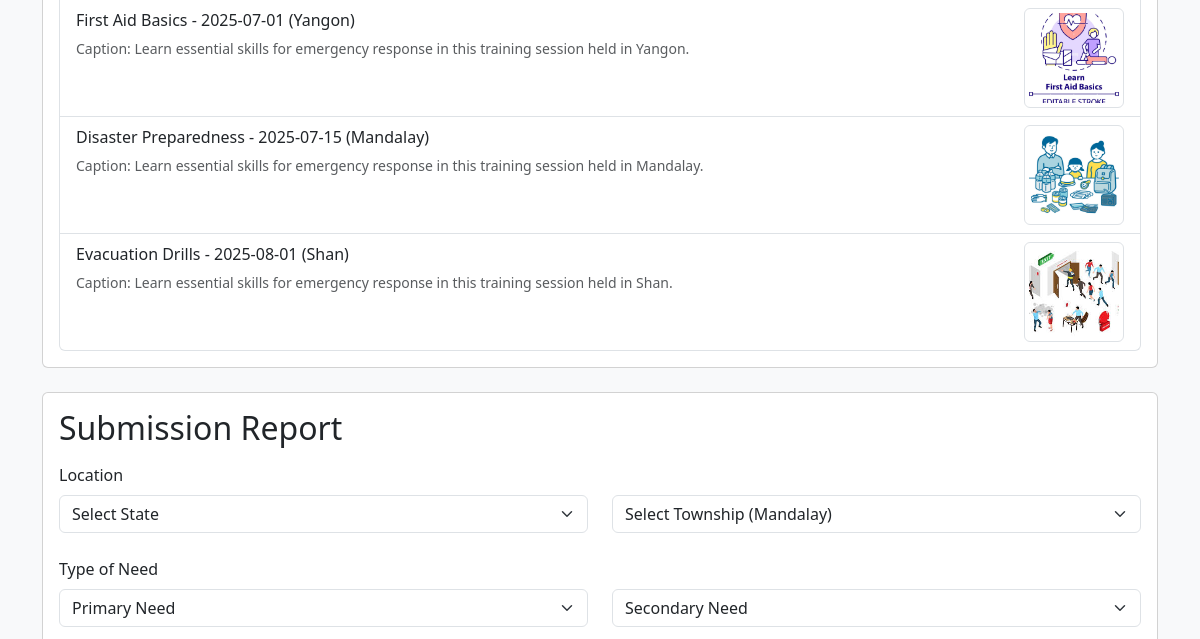
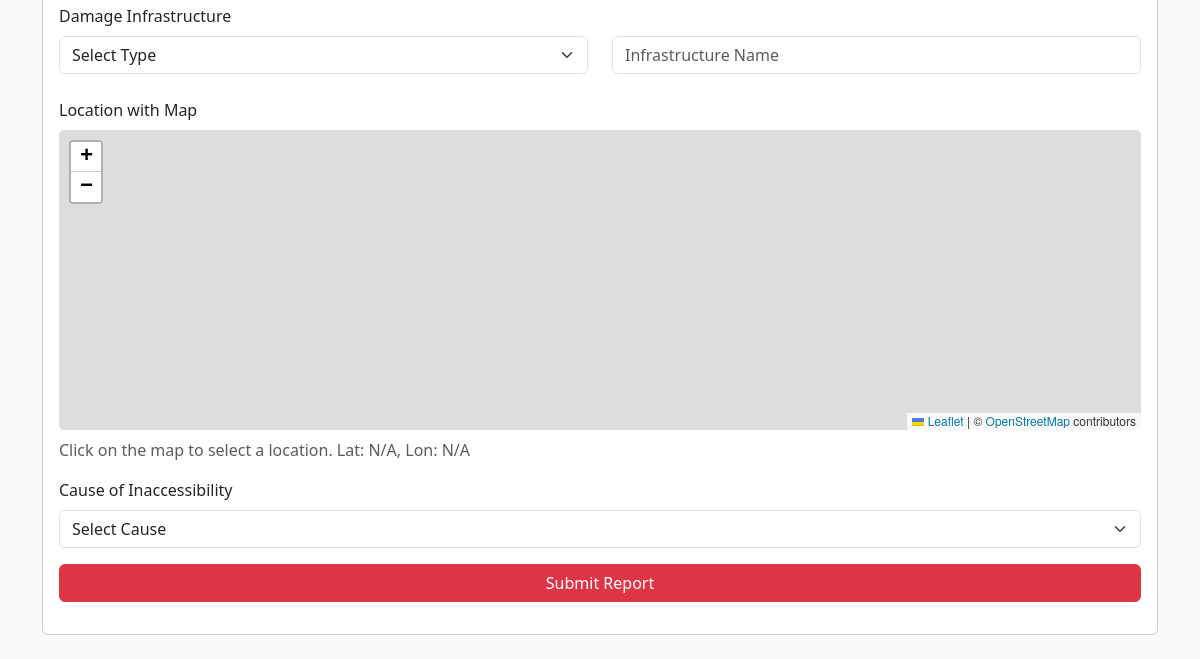
/member_dashboard (signed in, lower part), run on an earlier commit of the app's database (2 pictures, top to bottom).
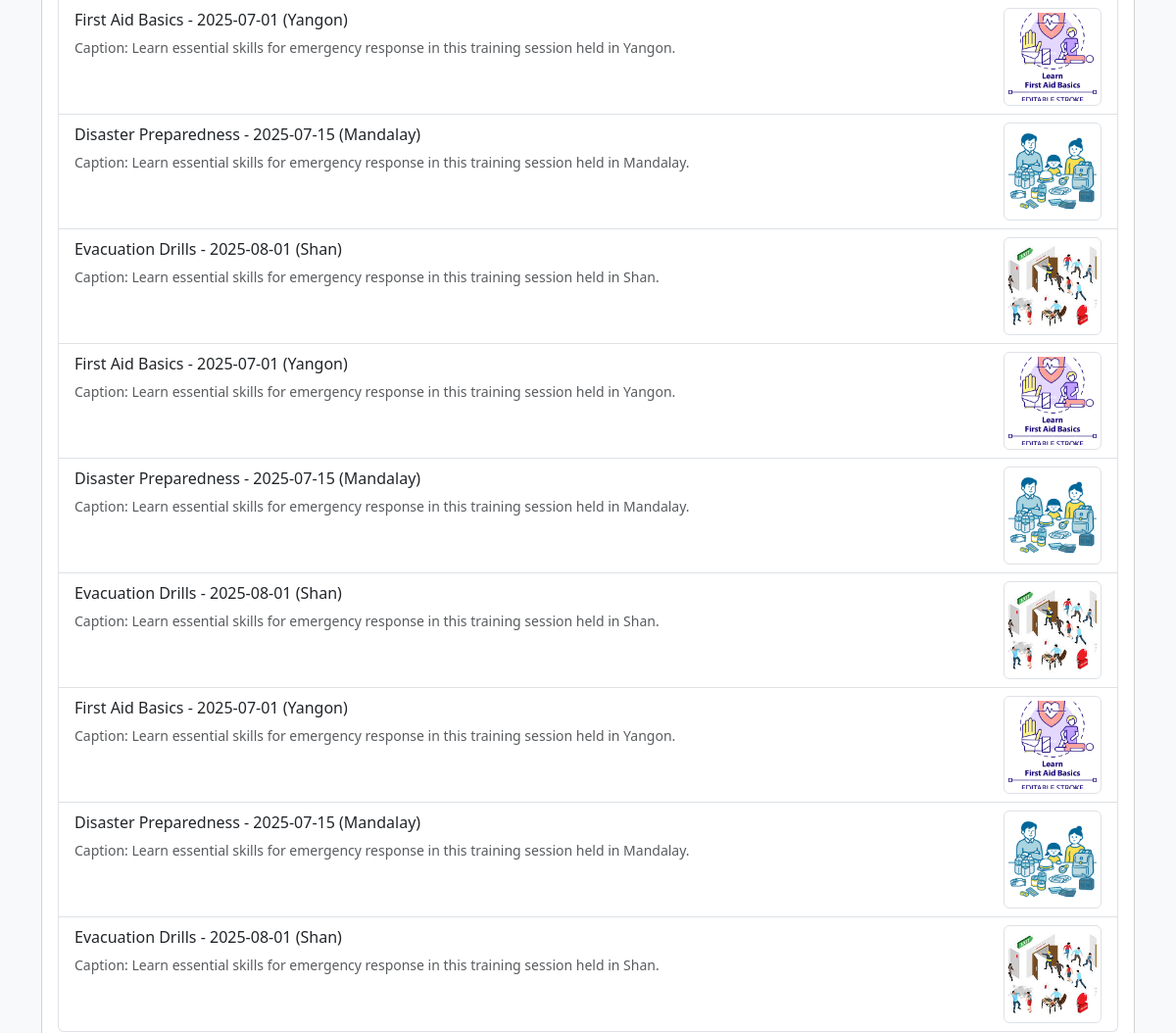
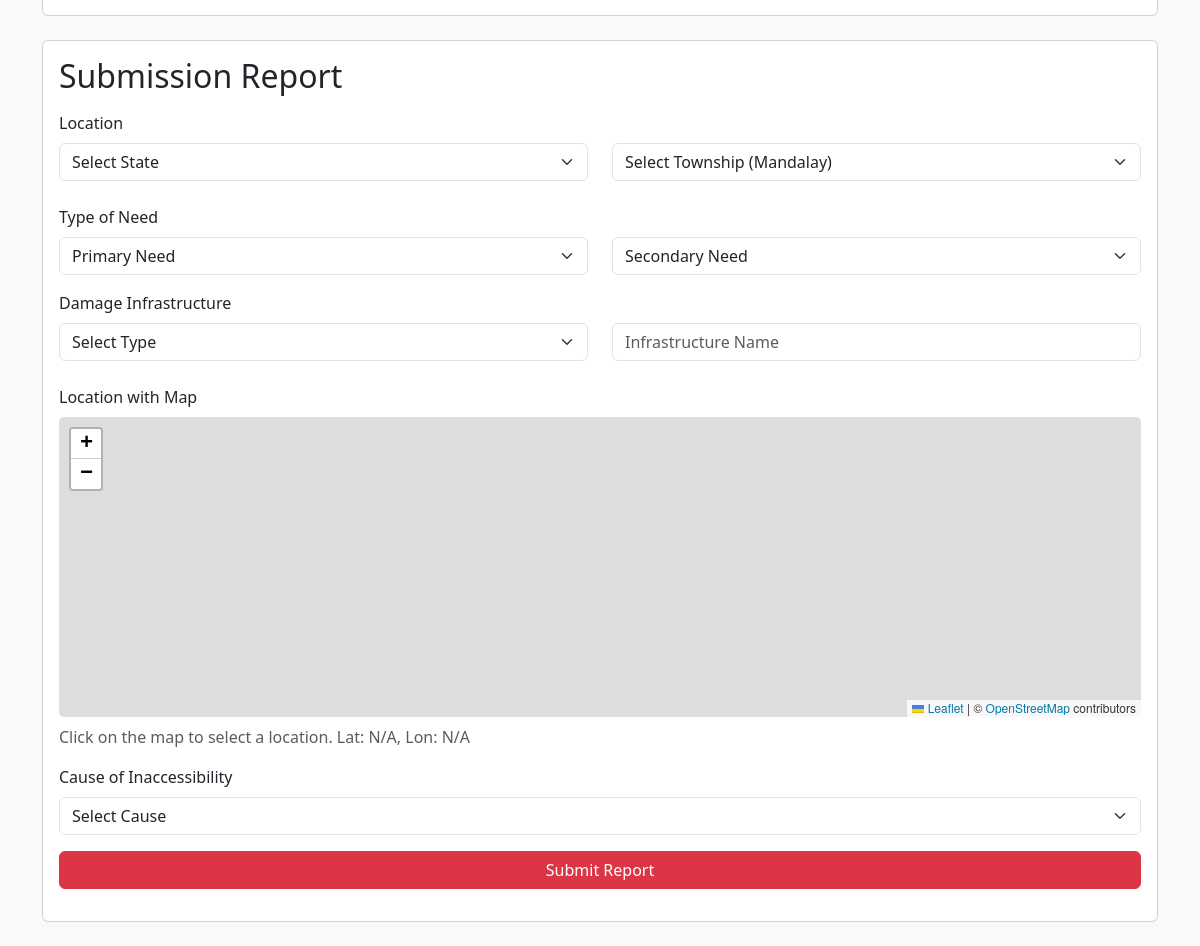
And on a later commit of the database (2 pictures, top to bottom).
### tables this page shows
CREATE TABLE training_events
                 (id INTEGER PRIMARY KEY, title TEXT, date TEXT, location TEXT);

### app.py (the view)
@app.route('/member_dashboard')
def member_dashboard():
    if 'user_id' not in session:
        return redirect(url_for('home'))
    conn = sqlite3.connect('eqr.db')
    c = conn.cursor()
    c.execute("SELECT title, date, location FROM training_events")
    trainings = c.fetchall()
    conn.close()
    return render_template('member_dashboard.html', trainings=trainings)

### templates/member_dashboard.html (shortened to what this page needs)
<!DOCTYPE html>
<html lang="en">
<head>
  <link href="https://cdn.jsdelivr.net/npm/bootstrap@5.3.0/dist/css/bootstrap.min.css" rel="stylesheet">
  <link rel="stylesheet" href="https://unpkg.com/leaflet@1.9.4/dist/leaflet.css" />
  <link rel="stylesheet" href="{{ url_for('static', filename='css/custom.css') }}">
</head>
<body class="bg-light">
  <div class="container py-4">
    <div class="card mb-4">
      <div class="card-body">
        <ul class="list-group">
          {% for training in trainings %}
            <li class="list-group-item d-flex justify-content-between align-items-start">
              <div>
                <p class="mb-1">{{ training[0] }} - {{ training[1] }} ({{ training[2] }})</p>
                <small class="text-muted">Caption: Learn essential skills for emergency response in this training session held in {{ training[2] }}.</small>
              </div>
              <img src="{{ url_for('static', filename='images/' ~ training[0]|replace(' ', '_')|lower ~ '.jpg') }}" alt="{{ training[0] }} Image" class="img-thumbnail" style="width: 100px; height: 100px; object-fit: cover;">
            </li>
          {% endfor %}
        </ul>
      </div>
    </div>
    <div class="card">
      <div class="card-body">
        <h2 class="card-title mb-3">Submission Report</h2>
        <form id="report-form">
          <div class="mb-3">
            <label class="form-label">Location</label>
            <div class="row">
              <div class="col-md-6">
                <select name="state" class="form-select mb-2" required>
                  <option value="">Select State</option>
                </select>
              </div>
              <div class="col-md-6">
                <select name="township" class="form-select" required>
                  <option value="">Select Township (Mandalay)</option>
                </select>
              </div>
            </div>
          </div>
          <div class="mb-3">
            <label class="form-label">Type of Need</label>
            <div class="row">
              <div class="col-md-6">
                <select name="primary_need" class="form-select" required aria-placeholder="Primary Need">
                  <option value="">Primary Need</option>
                </select>
              </div>
              <div class="col-md-6">
                <select name="secondary_need" class="form-select" required aria-placeholder="Secondary Need">
                  <option value="">Secondary Need</option>
                </select>
              </div>
            </div>
          </div>
          <div class="mb-3">
            <label class="form-label">Damage Infrastructure</label>
            <div class="row">
              <div class="col-md-6">
                <select name="damage_type" class="form-select mb-2" required>
                  <option value="">Select Type</option>
                </select>
              </div>
              <div class="col-md-6">
                <input type="text" name="damage_name" class="form-control" placeholder="Infrastructure Name" required>
              </div>
            </div>
          </div>
          <div class="mb-3">
            <label class="form-label">Location with Map</label>
            <div id="map" class="w-100 mb-2" style="height: 300px; border-radius: 5px; overflow: hidden;"></div>
            <p class="text-muted">Click on the map to select a location. Lat: <span id="lat-display">N/A</span>, Lon: <span id="lon-display">N/A</span></p>
          </div>
          <div class="mb-3">
            <label class="form-label">Cause of Inaccessibility</label>
            <select name="inaccessibility_cause" class="form-select" required>
              <option value="">Select Cause</option>
            </select>
          </div>
          <button type="submit" class="btn btn-danger w-100">Submit Report</button>
        </form>
      </div>
    </div>
  </div>
</body>
</html>

What changed in the data, as far as the page shows it:
added training_events: title "First Aid Basics", date "2025-07-01", location "Yangon"
added training_events: title "Disaster Preparedness", date "2025-07-15", location "Mandalay"
added training_events: title "Evacuation Drills", date "2025-08-01", location "Shan"
added training_events: title "First Aid Basics", date "2025-07-01", location "Yangon"
added training_events: title "Disaster Preparedness", date "2025-07-15", location "Mandalay"
added training_events: title "Evacuation Drills", date "2025-08-01", location "Shan"
